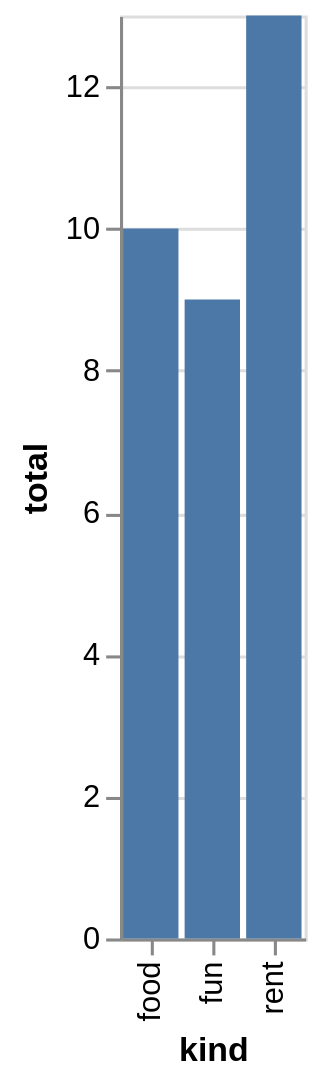

Vega-Lite specification stored for this chart:
### Vega-Lite specification from a JSON file in a GitHub repository (floating-point values rounded to 4 significant figures)
{"$schema": "https://vega.github.io/schema/vega-lite/v6.json", "data": {"values": [{"amount": 3, "kind": "rent", "month": "Jan"}, {"amount": 5, "kind": "food", "month": "Jan"}, {"amount": 2, "kind": "fun", "month": "Jan"}, {"amount": 4, "kind": "rent", "month": "Feb"}, {"amount": 2, "kind": "food", "month": "Feb"}, {"amount": 6, "kind": "fun", "month": "Feb"}, {"amount": 6, "kind": "rent", "month": "Mar"}, {"amount": 3, "kind": "food", "month": "Mar"}, {"amount": 1, "kind": "fun", "month": "Mar"}]}, "description": "Explicit aggregate with groupby.", "encoding": {"x": {"field": "kind", "type": "nominal"}, "y": {"field": "total", "type": "quantitative"}}, "mark": "bar", "transform": [{"aggregate": [{"as": "total", "field": "amount", "op": "sum"}], "groupby": ["kind"]}], "usermeta": {"eas": {"standin_ratio": 0.0204, "threshold": 0.05}}}
